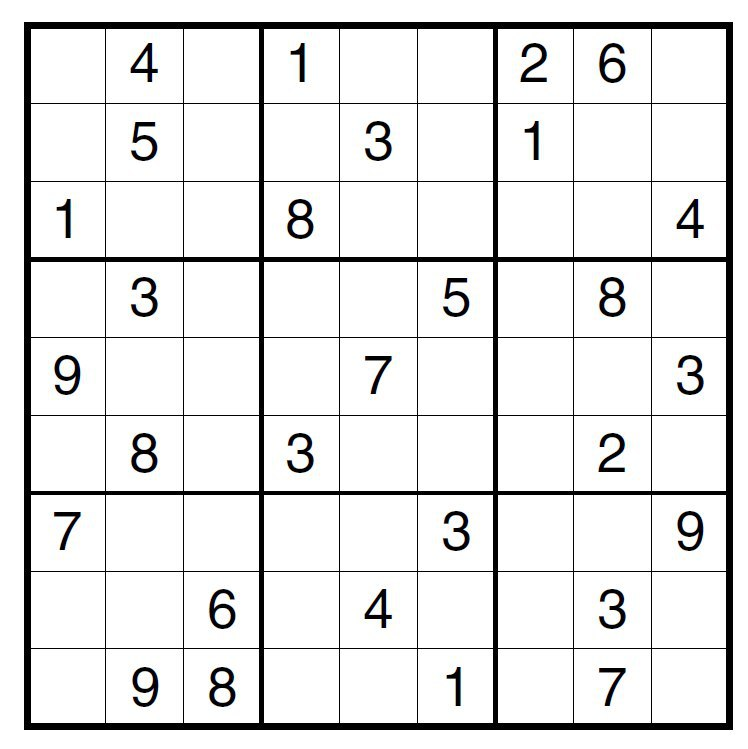
#> input picture from_telegram.jpg, 748 x 749 px
$ python -i SudokuExtractor.py   (imports and definitions only)
#> lines starting #> are read from the running program, lines starting #| are printed output that depends on the picture; after the words box and inside, x2 and y2 are one past the last pixel; in counts of white or black regions, pixels touching at a corner belong together
# -*- coding: utf-8 -*-
import numpy as np
import cv2
import operator
from matplotlib import pyplot as plt


# [7 lines left out: function plot_many_images, not called in this run]


def show_image(img):
    return img


def show_digits(digits, colour=255):
    """Shows list of 81 extracted digits in a grid format"""
    rows = []
    with_border = [cv2.copyMakeBorder(img.copy(), 1, 1, 1, 1, cv2.BORDER_CONSTANT, None, colour) for img in digits]
    for i in range(9):
        row = np.concatenate(with_border[i * 9:((i + 1) * 9)], axis=1)
        rows.append(row)
    img = show_image(np.concatenate(rows))
    return img


# [39 lines left out: functions convert_when_colour, display_points, display_rects, display_contours, not called in this run]


def pre_process_image(img, skip_dilate=False):
	proc = cv2.GaussianBlur(img.copy(), (9, 9), 0)
	proc = cv2.adaptiveThreshold(proc, 255, cv2.ADAPTIVE_THRESH_GAUSSIAN_C, cv2.THRESH_BINARY, 11, 2)
	proc = cv2.bitwise_not(proc, proc)

	if not skip_dilate:
		# Dilate
		kernel = np.array([[0., 1., 0.], [1., 1., 1.], [0., 1., 0.]],np.uint8)
		proc = cv2.dilate(proc, kernel)

	return proc


def find_corners_of_largest_polygon(img):
	"""Finds the 4 extreme corners of the largest contour in the image."""
	contours, h = cv2.findContours(img.copy(), cv2.RETR_EXTERNAL, cv2.CHAIN_APPROX_SIMPLE)  # Find contours
	contours = sorted(contours, key=cv2.contourArea, reverse=True)
	polygon = contours[0]  # Largest image

	# Bottom-right point has the largest (x + y) value
	# Top-left has point smallest (x + y) value
	# Bottom-left point has smallest (x - y) value
	# Top-right point has largest (x - y) value
	bottom_right, _ = max(enumerate([pt[0][0] + pt[0][1] for pt in polygon]), key=operator.itemgetter(1))
	top_left, _ = min(enumerate([pt[0][0] + pt[0][1] for pt in polygon]), key=operator.itemgetter(1))
	bottom_left, _ = min(enumerate([pt[0][0] - pt[0][1] for pt in polygon]), key=operator.itemgetter(1))
	top_right, _ = max(enumerate([pt[0][0] - pt[0][1] for pt in polygon]), key=operator.itemgetter(1))

	# Return an array of all 4 points using the indices
	# Each point is in its own array of one coordinate
	return [polygon[top_left][0], polygon[top_right][0], polygon[bottom_right][0], polygon[bottom_left][0]]


def distance_between(p1, p2):
	"""Returns the scalar distance between two points"""
	a = p2[0] - p1[0]
	b = p2[1] - p1[1]
	return np.sqrt((a ** 2) + (b ** 2))


def crop_and_warp(img, crop_rect):
	"""Crops and warps a rectangular section from an image into a square of similar size."""

	top_left, top_right, bottom_right, bottom_left = crop_rect[0], crop_rect[1], crop_rect[2], crop_rect[3]


	src = np.array([top_left, top_right, bottom_right, bottom_left], dtype='float32')

	# Get the longest side in the rectangle
	side = max([
		distance_between(bottom_right, top_right),
		distance_between(top_left, bottom_left),
		distance_between(bottom_right, bottom_left),
		distance_between(top_left, top_right)
	])

	# Describe a square with side of the calculated length, this is the new perspective we want to warp to
	dst = np.array([[0, 0], [side - 1, 0], [side - 1, side - 1], [0, side - 1]], dtype='float32')

	#정렬
	m = cv2.getPerspectiveTransform(src, dst)

	return cv2.warpPerspective(img, m, (int(side), int(side)))


def infer_grid(img):
	#Draw 간이 grid
	squares = []
	side = img.shape[:1]
	side = side[0] / 9

	for j in range(9):
		for i in range(9):
			p1 = (i * side, j * side)  # Top left corner
			p2 = ((i + 1) * side, (j + 1) * side)  # Bottom right corner
			squares.append((p1, p2))
	return squares


def cut_from_rect(img, rect):
	return img[int(rect[0][1]):int(rect[1][1]), int(rect[0][0]):int(rect[1][0])]


def scale_and_centre(img, size, margin=0, background=0):
	h, w = img.shape[:2]
	def centre_pad(length):
		if length % 2 == 0:
			side1 = int((size - length) / 2)
			side2 = side1
		else:
			side1 = int((size - length) / 2)
			side2 = side1 + 1
		return side1, side2

	def scale(r, x):
		return int(r * x)

	if h > w:
		t_pad = int(margin / 2)
		b_pad = t_pad
		ratio = float((size - margin) / h)
		print #(float((size - margin) / h))
		#print 24/39
		#print t_pad, b_pad, size, margin,h, ratio
		w, h = scale(ratio, w), scale(ratio, h)
		l_pad, r_pad = centre_pad(w)
	else:
		l_pad = int(margin / 2)
		r_pad = l_pad
		ratio = (size - margin) / w
		w, h = scale(ratio, w), scale(ratio, h)
		t_pad, b_pad = centre_pad(h)
	#print img.shape, h,w
	img = cv2.resize(img, (w, h))
	img = cv2.copyMakeBorder(img, t_pad, b_pad, l_pad, r_pad, cv2.BORDER_CONSTANT, None, background)
	return cv2.resize(img, (size, size))


def find_largest_feature(inp_img, scan_tl=None, scan_br=None):
	#FINDFILL
	img = inp_img.copy()
	height, width = img.shape[:2]

	max_area = 0
	seed_point = (None, None)

	if scan_tl is None:
		scan_tl = [0, 0]

	if scan_br is None:
		scan_br = [width, height]

	for x in range(scan_tl[0], scan_br[0]):
		for y in range(scan_tl[1], scan_br[1]):

			if img.item(y, x) == 255 and x < width and y < height:
				area = cv2.floodFill(img, None, (x, y), 64)
				if area[0] > max_area:
					max_area = area[0]
					seed_point = (x, y)

	# Colour everything grey
	for x in range(width):
		for y in range(height):
			if img.item(y, x) == 255 and x < width and y < height:
				cv2.floodFill(img, None, (x, y), 64)

	mask = np.zeros((height + 2, width + 2), np.uint8)

	# Highlight the main feature
	if all([p is not None for p in seed_point]):
		cv2.floodFill(img, mask, seed_point, 255)

	top, bottom, left, right = height, 0, width, 0

	for x in range(width):
		for y in range(height):
			if img.item(y, x) == 64:  # 숫자 없는 칸
				cv2.floodFill(img, mask, (x, y), 0)

			# Find the bounding parameters
			if img.item(y, x) == 255:
				top = y if y < top else top
				bottom = y if y > bottom else bottom
				left = x if x < left else left
				right = x if x > right else right

	bbox = [[left, top], [right, bottom]]
	return img, np.array(bbox, dtype='float32'), seed_point


def extract_digit(img, rect, size):

	digit = cut_from_rect(img, rect)

	h, w = digit.shape[:2]
	margin = int(np.mean([h, w]) / 2.5)
	_, bbox, seed = find_largest_feature(digit, [margin, margin], [w - margin, h - margin])
	digit = cut_from_rect(digit, bbox)

	h = bbox[1][1] - bbox[0][1]
	if w > 0 and h > 0 and (w * h) > 100 and len(digit) > 0:
		return scale_and_centre(digit, size, 4)
	else:
		return np.zeros((size, size), np.uint8)


def get_digits(img, squares, size):
    digits = []
    img = pre_process_image(img.copy(), skip_dilate=True)
    cv2.imwrite('./tmpimg/tmo.jpg', img)
    for square in squares:
        digits.append(extract_digit(img, square, size))
    return digits


def parse_grid(path):
#> called with path = 'from_telegram.jpg'
    original = cv2.imread(path, cv2.IMREAD_GRAYSCALE)
#> original: shape (749, 748); min 0, max 255, mean 231.3
    processed = pre_process_image(original)
#> in pre_process_image, `proc = cv2.adaptiveThreshold(proc, 255, cv2.ADAPTIVE_THRESH_GAUSSIAN_C..`:
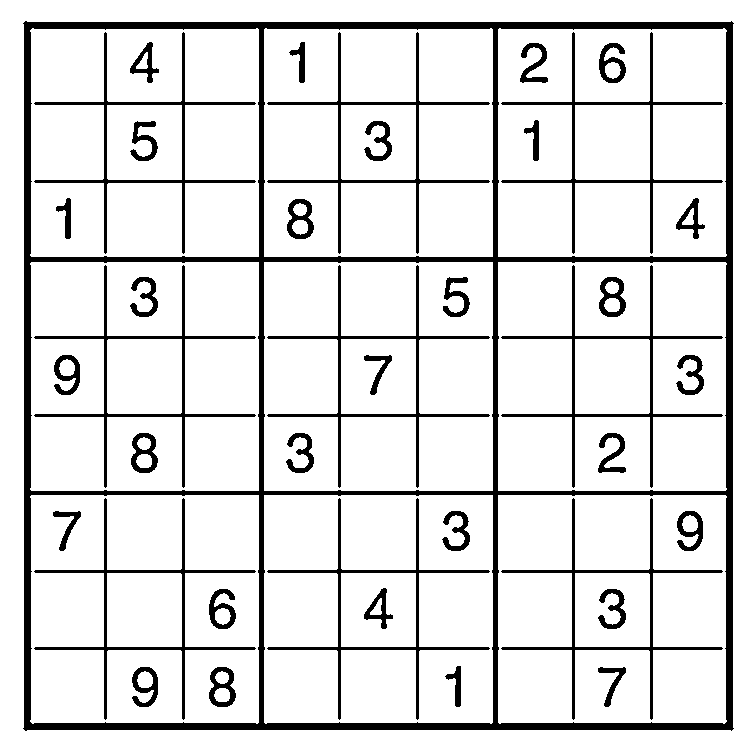
#> proc: shape (749, 748); 87.6% white; 39 black regions, largest, box (x1, y1, x2, y2) and area: (23, 21, 734, 731) 32877, (267, 265, 490, 488) 2628, (267, 32, 490, 254) 2624
#> in pre_process_image, `proc = cv2.dilate(proc, kernel)`:
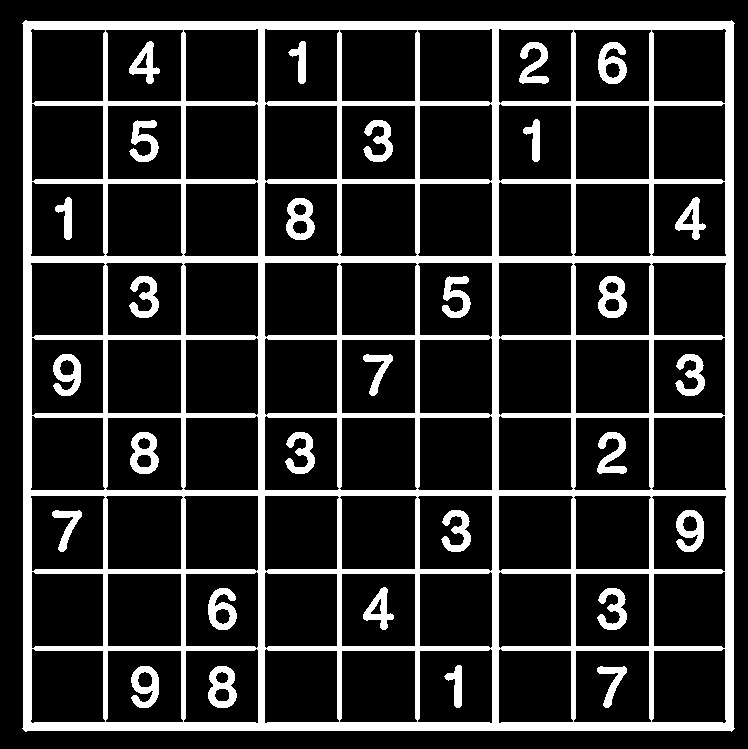
#> proc: shape (749, 748); 17.9% white; 30 white regions

    corners = find_corners_of_largest_polygon(processed)
#> in find_corners_of_largest_polygon, `contours, h = cv2.findContours(img.copy(), cv2.RETR_EXTERNAL, cv2.CHAI..`: contours = 1 contour; box (x1, y1, x2, y2) and area: (22, 20, 735, 732) 503398; h = [[-1, -1, -1, -1]]
#> in find_corners_of_largest_polygon, `polygon = contours[0]`: polygon = contour of 18 points, box (x1, y1, x2, y2) (22, 20, 735, 732), area 503398
#> in find_corners_of_largest_polygon, `bottom_right, _ = max(enumerate([pt[0][0] + pt[0][1] for pt in polygon..`: bottom_right = 9
#> in find_corners_of_largest_polygon, `top_left, _ = min(enumerate([pt[0][0] + pt[0][1] for pt in polygon]), ..`: top_left = 0
#> in find_corners_of_largest_polygon, `bottom_left, _ = min(enumerate([pt[0][0] - pt[0][1] for pt in polygon]..`: bottom_left = 4
#> in find_corners_of_largest_polygon, `top_right, _ = max(enumerate([pt[0][0] - pt[0][1] for pt in polygon]),..`: top_right = 13
#> corners = [[25, 20], [734, 23], [731, 731], [22, 728]]
    cropped = crop_and_warp(original, corners)
#> in crop_and_warp, `top_left, top_right, bottom_right, bottom_left = crop_rect[0], crop_re..`: top_left = [25, 20]; top_right = [734, 23]; bottom_right = [731, 731]; bottom_left = [22, 728]
#> in crop_and_warp, `src = np.array([top_left, top_right, bottom_right, bottom_left], dtype..`: src = [[25, 20], [734, 23], [731, 731], [22, 728]]
#> in distance_between, `a = p2[0] - p1[0]`: a = 3
#> in distance_between, `b = p2[1] - p1[1]`: b = -708
#> in crop_and_warp, `side = max([ distance_between(bottom_right, top_right), distance_betwe..`: side = 709
#> in crop_and_warp, `dst = np.array([[0, 0], [side - 1, 0], [side - 1, side - 1], [0, side ..`: dst = [[0, 0], [708, 0], [708, 708], [0, 708]]
#> in crop_and_warp, `m = cv2.getPerspectiveTransform(src, dst)`: m = [[0.999, 0.00423, -25.05], [-0.00423, 1, -19.89], [-3.19e-19, 5.74e-21, 1]]
#> in crop_and_warp, `return cv2.warpPerspective(img, m, (int(side), int(side)))`:
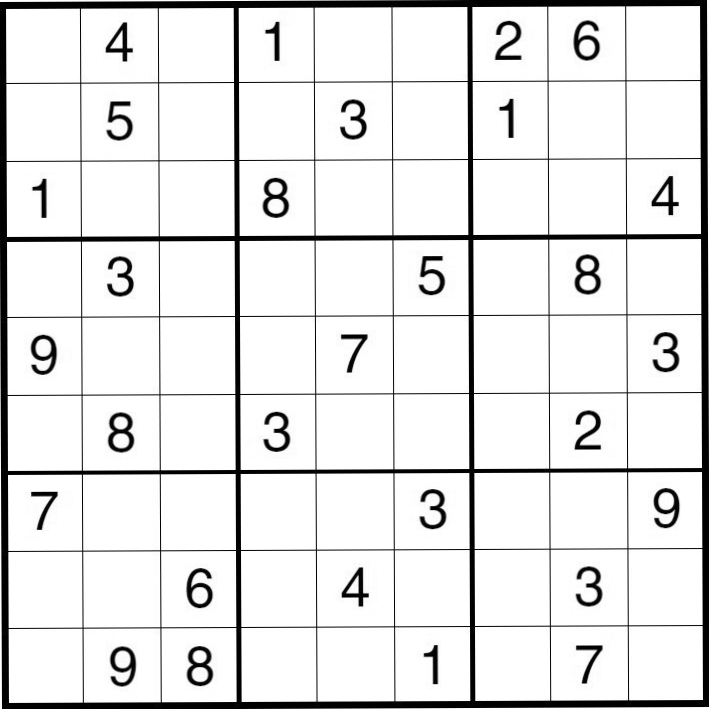
#> returned value: shape (709, 709); min 0, max 255, mean 228.8


    squares = infer_grid(cropped)
#> squares = 81 items
    digits = get_digits(cropped, squares, 28)
#> call 2 of pre_process_image, with skip_dilate = True
#> in pre_process_image (call 2), `proc = cv2.adaptiveThreshold(proc, 255, cv2.ADAPTIVE_THRESH_GAUSSIAN_C..`:
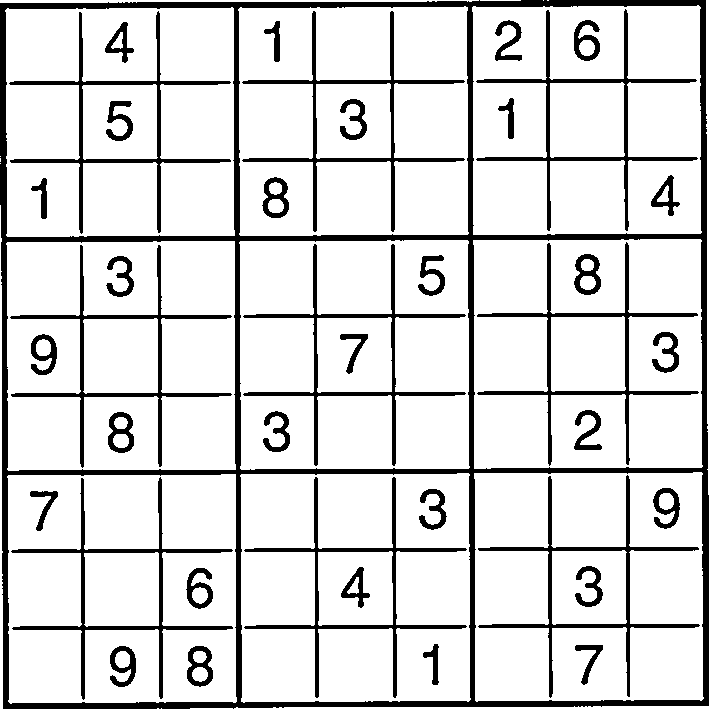
#> proc: shape (709, 709); 85.3% white; 39 black regions, largest, box (x1, y1, x2, y2) and area: (0, 0, 709, 709) 30914, (243, 244, 466, 466) 3327, (10, 245, 232, 468) 3323
#> the loop in get_digits, `for square in squares:` made 81 passes
#> square on passes 1, 3, 5, 6, 9, 10, 12, 13: ((0, 0), (78.78, 78.78)), ((157.6, 0), (236.3, 78.78)), ((315.1, 0), (393.9, 78.78)), ((393.9, 0), (472.7, 78.78)), ((630.2, 0), (709, 78.78)), ((0, 78.78), (78.78, 157.6)), ((157.6, 78.78), (236.3, 157.6)), ((236.3, 78.78), (315.1, 157.6))
#> square on passes 40 to 45: ((236.3, 315.1), (315.1, 393.9)), ((315.1, 315.1), (393.9, 393.9)), ((393.9, 315.1), (472.7, 393.9)), ((472.7, 315.1), (551.4, 393.9)), ((551.4, 315.1), (630.2, 393.9)), ((630.2, 315.1), (709, 393.9))
#> pass 1, in extract_digit, `digit = cut_from_rect(img, rect)`:
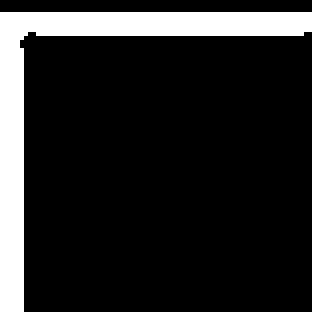
#> digit: shape (78, 78) (shown 4 times larger); 14.4% white; 1 white region, box (x1, y1, x2, y2) and area: (0, 3, 78, 78) 876
    cv2.imwrite('./tmo4.jpg', show_digits(digits))
#> the loop in show_digits, `for i in range(9):` made 9 passes
#> pass 1, in show_digits, `row = np.concatenate(with_border[i * 9:((i + 1) * 9)], axis=1)`:
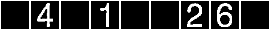
#> row: shape (30, 270); min 0, max 255, mean 50.8
#> in show_digits, `img = show_image(np.concatenate(rows))`:
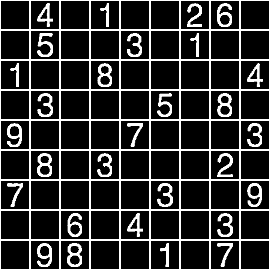
#> img: shape (270, 270); min 0, max 255, mean 48.3
    final_image = show_digits(digits)
    return final_image

# [5 lines left out: function extract_sudoku, not called in this run]

>>> result = parse_grid('from_telegram.jpg')
